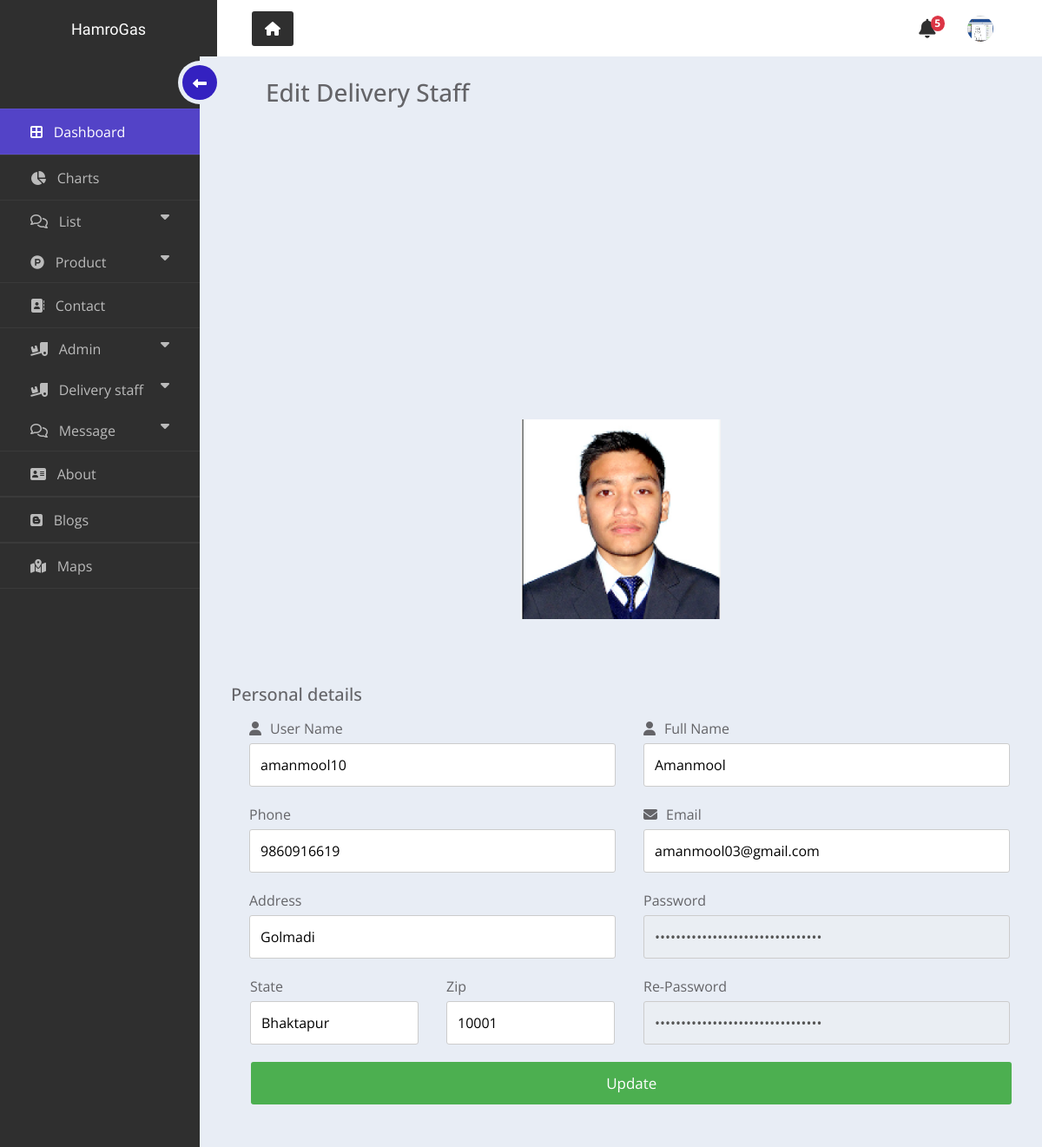
/HamroGas/php/admin/edit_deliveryStaff.php?id=71 (signed in), run on the app's committed database.
### tables this page shows
CREATE TABLE `delivery_boy` (
  `id` int(6) UNSIGNED NOT NULL,
  `title` varchar(255) NOT NULL,
  `name` varchar(50) NOT NULL,
  `username` varchar(20) NOT NULL,
  `email` varchar(80) NOT NULL,
  `password` varchar(32) NOT NULL,
  `address` varchar(80) NOT NULL,
  `contact` bigint(20) NOT NULL,
  `city` varchar(50) NOT NULL,
  `zip` int(11) NOT NULL,
  `remarks` text DEFAULT NULL,
  `postby_id` int(6) DEFAULT 1,
  `created_at` timestamp NULL DEFAULT current_timestamp(),
  `is_verified` tinyint(1) DEFAULT 0,
  `verifiedby_id` int(6) DEFAULT 1,
  `updated_at` datetime DEFAULT NULL ON UPDATE current_timestamp(),
  `status` tinyint(1) DEFAULT 1,
  `value` int(11) NOT NULL DEFAULT 2
);

### HamroGas/php/admin/edit_deliveryStaff.php (the view, shortened to what this page needs)
<?php
include("include/header.php");
 $user_id = @$_GET['id'];
require_once("connection.php");
$sql = "SELECT * FROM `delivery_boy` WHERE `id`='$user_id'";
$result = mysqli_query($conn, $sql);
$prev_data = mysqli_fetch_assoc($result);
 ?>
<link rel="stylesheet" type="text/css" href="css/add_Staff.css">
  <div class="main_body">
   <div class="sidebar_menu">
          <div class="inner__sidebar_menu">
            <ul>
              <li >
                <a href="index.php" style="background: #5343c7; color: #fff;">
                  <span class="icon">
                    <i class="fas fa-border-all"></i></span>
                  <span class="list">Dashboard</span>
                </a>
              </li>
              <li>
                <a href="charts.php">
                  <span class="icon"><i class="fas fa-chart-pie"></i></span>
                  <span class="list">Charts</span>
                </a>
              </li>
                             <li>
                 <button class="dropdown-btn" >
                    <span class="icon"><i class="far fa-comments"></i></span>
                    <span class="list">List</span>
                    <span class="down"><i class="fa fa-caret-down"></i></span>
                  </button>
                     <li>
                 <button class="dropdown-btn" >
                    <span class="icon"><i class="fab fa-product-hunt"></i></span>
                    <span class="list">Product</span>
                    <span class="down"><i class="fa fa-caret-down"></i></span>
                  </button>
              </li>
              <li>
                <a href="#">
                  <span class="icon"><i class="fas fa-address-book"></i></span>
                  <span class="list">Contact</span>
                </a>
              </li>
               <li>
                 <button class="dropdown-btn" >
                    <span class="icon"><i class="fas fa-truck-loading"></i></span>
                    <span class="list">Admin</span>
                    <span class="down"><i class="fa fa-caret-down"></i></span>
                  </button>
              </li>
              <li>
                 <button class="dropdown-btn" >
                    <span class="icon"><i class="fas fa-truck-loading"></i></span>
                    <span class="list">Delivery staff</span>
                    <span class="down"><i class="fa fa-caret-down"></i></span>
                  </button>
              </li>
                   <li>
                 <button class="dropdown-btn" >
                    <span class="icon"><i class="far fa-comments"></i></span>
                    <span class="list">Message</span>
                    <span class="down"><i class="fa fa-caret-down"></i></span>
                  </button>
              </li>
              <li>
                <a href="about.php">
                  <span class="icon"><i class="fas fa-address-card"></i></span>
                  <span class="list">About</span>
                </a>
              </li>
              <li>
                <a href="#">
                  <span class="icon"><i class="fab fa-blogger"></i></span>
                  <span class="list">Blogs</span>
                </a>
              </li>
              <li>
                <a href="map.php">
                  <span class="icon"><i class="fas fa-map-marked-alt"></i></span>
                  <span class="list">Maps</span>
                </a>
              </li>
            </ul>
            <div class="hamburger">
              <div class="inner_hamburger">
                  <span class="arrow">
                      <i class="fas fa-long-arrow-alt-left"></i>
                  </span>
              </div>
          </div>
          </div>
      </div>
 <div class="container">
  <form method="POST" action="" enctype="multipart/form-data">
    <div class="row" >
             <div class="col-25" >
               <h3 class="title"> Edit Delivery Staff</h3>
                   <div class="ImageUpload">
                    <span class="img-div">
                      <img src="images/<?= $prev_data['title'];?>" id="profileDisplay">
                    </span>
                   </div>
              </div>
              <div class="col-75">
                    <h5 style="margin-top:50px;  margin-bottom: 15px;">Personal details</h5>
                    <div class="row" style="padding-left: 20px;">
                        <div class="col-50" >
                        <label for="user-name"><i class="fa fa-user"></i>User Name</label>
                        <input type="text" name="user-name" placeholder=" amanmool10" required="" value="<?= $prev_data['username'];?>">
                        <label for="phone">Phone</label>
                        <input name="phone" placeholder=" 9812231231"
                                oninput="javascript: if (this.value.length > this.maxLength) this.value = this.value.slice(0, this.maxLength);"
                                type = "number"
                                maxlength = "10" value="<?= $prev_data['contact'];?>"/>
                        <label for="Address">Address</label>
                        <input type="text" name="address" placeholder=" Golmadi" maxlength="10" value="<?= $prev_data['address'];?>">
                          <div class="row">
                              <div class="col-50">
                                <label for="state">State</label>
                                <input type="text" id="state" name="state" placeholder="NY" value="<?= $prev_data['city'];?>">
                              </div>
                              <div class="col-50">
                                <label for="zip_code">Zip</label>
                                <input  placeholder=" 10001"
                                oninput="javascript: if (this.value.length > this.maxLength) this.value = this.value.slice(0, this.maxLength);"
                                type = "number"
                                maxlength = "5" name="zip_code" value="<?= $prev_data['zip'];?>"/>
                              </div>
                            </div>
                        </div>
                         <div class="col-50">
                        <label for="full-name"><i class="fa fa-user" ></i>Full Name</label>
                        <input type="text" name="full-name" placeholder=" Aman Mool" value="<?= $prev_data['name'];?>">
                        <label for="email" ><i class="fa fa-envelope"></i>Email</label>
                        <input type="email" name="email" placeholder=" amanmool@gmail.com" required="" value="<?= $prev_data['email'];?>">
                        <label for="password">Password</label>
                        <input disabled="" type="password" name="password" placeholder="" required="" value="<?= $prev_data['password'];?>">
                        <label for="re-password">Re-Password</label>
                        <input disabled="" type="password" name="re-password" placeholder="" required="" value="<?= $prev_data['password'];?>">
                        </div>
                        <input type="submit" class="btn" name="add_deliveryStaff" value="Update">
                     </div>
              </div>
    </div>
  </form>
</div>
  </div>
</div>
<?= include("include/footer.php");?>

### HamroGas/php/admin/include/header.php (shortened to what this page needs)
<?php
include_once('connection.php');
if($conn){
  $uu=($_SESSION['username']);
  }
 ?>
<!DOCTYPE html>
<html lang="en">
<head>
    <link rel="stylesheet" href="https://stackpath.bootstrapcdn.com/bootstrap/4.4.1/css/bootstrap.min.css">
<link rel="stylesheet" href="css/style.css">
</head>
<body onload="fxn();">
<div class="wrappers">
  <div class="top_navbar" style="z-index: 1;">
    <div class="logo">
      <a href="#">HamroGas</a>
    </div>
    <div class="top_menu">
      <div class="home_link">
        <a href="../../../index.php">
          <span class="icon"><i class="fas fa-home"></i></span>
        </a>
      </div>
      <div class="right_info">
        <?php
        $sql = mysqli_query($conn,"SELECT * FROM message WHERE status = 0");
        $count = mysqli_num_rows($sql);
         ?>
         <div class="notify">
          <ul>
      <li class="dropdown">
        <a class="dropdown-toggle" href="#" id="navbarDropdown" role="button" data-toggle="dropdown" aria-haspopup="true" aria-expanded="false">
          <i class="fas fa-bell"></i> <span class="badge badge-danger" id="count"><?php echo $count; ?></span>
        </a>
      </li>
    </ul>
        </div>
      <div class="admin" >
      <ul>
      <li class="dropdown">
        <a class="nav-link dropdown-toggle" href="#" id="navbarDropdown" role="button" data-toggle="dropdown" aria-haspopup="true" aria-expanded="false">
          <?php
             $sql = "SELECT * FROM `admin` WHERE `username` ='$uu'";
             $result = mysqli_query($conn,$sql);
             $row = mysqli_fetch_assoc($result);
             ?>
          <img src="images/<?php echo($row['title']); ?>" style="height: 30px; width: 30px; border-radius: 50%;">
        </a>
      </li>
    </ul>
        </div>
      </div>
    </div>
  </div>

### HamroGas/php/admin/css/style.css (style rules this page uses)
* { margin: 0; padding: 0 ; list-style: none !important; font-family: 'Open Sans','Ubuntu', sans-serif; box-sizing: border-box !important; text-decoration: none; font-size: 16px; }
body { background: #e8edf5; width: 100%; height: 100%; color: #646468; }
.notify i.fas { animation: shakeCart 0.3s ease-in-out ; animation-delay: 0.5s; animation-iteration-count: 10; }
.wrappers .top_navbar { width: 100%; height: 65px; display: flex; position: fixed; background: #2f2f2f; top: 0; }
.wrappers .top_navbar .logo { width: 250px; height: 100%; background: #2f2f2f; border-bottom: 1px solid #2f2f2f; }
.wrappers .top_navbar .logo a { display: block; text-align: center; font-family: 'Montserrat Subrayada', sans-serif; font-size: 18px; color: #fff; padding: 20px 0; }
.wrappers .top_navbar .top_menu { width: calc(100% - 250px); height: 100%; background: #fff; padding: 0 40px ; display: flex; justify-content: space-between; align-items: center; }
.wrappers .top_navbar .top_menu .home_link a { display: block; background: #2f2f2f; color: #fff; padding: 8px 15px !important ; border-radius: 3px; }
.wrappers .top_navbar .right_info { display: flex; }
.main_body .sidebar_menu { position: fixed; top: 65px; left: 0; background: #2f2f2f; width: 230px; height: 100%; transition: all 0.3s linear; z-index: 1; }
.main_body .sidebar_menu .inner__sidebar_menu { position: relative; padding-top: 60px ; }
.main_body .sidebar_menu ul li a { color: #bbb; font-size: 18px; padding: 12px 35px ; display: block; white-space: nowrap; border-bottom: 1px solid rgba(255, 255, 255, 0.05); border-top: 1px solid rgba(255, 255, 255, 0.05); }
.main_body .sidebar_menu ul li a .icon { margin-right: 8px; }
.main_body .sidebar_menu ul li .dropdown-btn .icon { margin-right: 8px; }
.main_body .sidebar_menu ul li .dropdown-btn .down .fa-caret-down { padding: 0 !important; margin: 0; }
.main_body .sidebar_menu ul li a span { display: inline-block; }
.main_body .sidebar_menu .hamburger { position: absolute; top: 5px; right: -25px; width: 50px; height: 50px; background: #e8edf5; border-radius: 50%; cursor: pointer; }
.main_body .sidebar_menu .inner_hamburger, .main_body .sidebar_menu .hamburger .arrow { position: absolute; top: 50%; left: 50%; transform: translate(-50%,-50%); }
.main_body .sidebar_menu .inner_hamburger { width: 40px; border-radius: 50%; height: 40px; background: #3421C0; }
.main_body .sidebar_menu .hamburger .arrow { color: #fff; font-size: 20px; }
.main_body .container { max-width: calc(100% - 220px); margin-top: 65px; margin-left: 225px; padding: 25px 40px; transition: all 0.3s linear; }
.notify #count { border-radius: 50%; position: relative; top: -10px; left: -10px; }

### HamroGas/php/admin/css/add_Staff.css (style rules this page uses)
input[type=number] { -moz-appearance: textfield; }
.col-25 { position: relative; }
#profileDisplay { display: block; height:230px; width: 230px; margin: 25px auto; margin-top: 40%; }
.row { display: flex; flex-wrap: wrap; }
.title { margin-left: 40px; }
.col-50 { flex:50%; }
.col-75 { flex: 75%; }
.col-25 { flex:25%; }
.col-25, .col-50, .col-75 { padding: 0 16px; }
label { display: block; margin-bottom: 5px; }
input[type=text],input[type=number],input[type=password],input[type=email] { width: 100%; margin-bottom: 20px; padding: 12px; border: 1px solid #ccc; border-radius: 3px; }
.fa { margin-right: 10px; }
.btn { background-color: #4CAF50; color: white; padding: 12px; border: none; width: 96.5%; margin-left: 2%; border-radius: 3px; cursor: pointer; font-size: 17px; }

### HamroGas/php/admin/include/header.php (style rules this page uses)
.wrappers a , span { text-decoration: none; list-style: none; }
.notify { margin-top:28px; }
.admin { margin-top:16px; }
.notify i , .admin i { font-size: 22px; color: #2f2f2f; }
.dropdown-toggle { color: #2f2f2f; }
.dropdown-toggle::after { display: none; }
.dropdown-btn { padding: 10px 35px ; text-decoration: none; list-style: none; font-size: 18px; color: #bbb; display: block; border: none; background: none; width: 100%; text-align: left; cursor: pointer; outline: none; }
.fa-caret-down { float: right; padding-right: 8px; margin-top: 6px; }

### data on the page
delivery_boy: title (picture), user-name "amanmool10", phone "9860916619", address "Golmadi", state "Bhaktapur", zip_code "10001", full-name "Amanmool", email "amanmool03@gmail.com"

### other printed values
$count "5"
